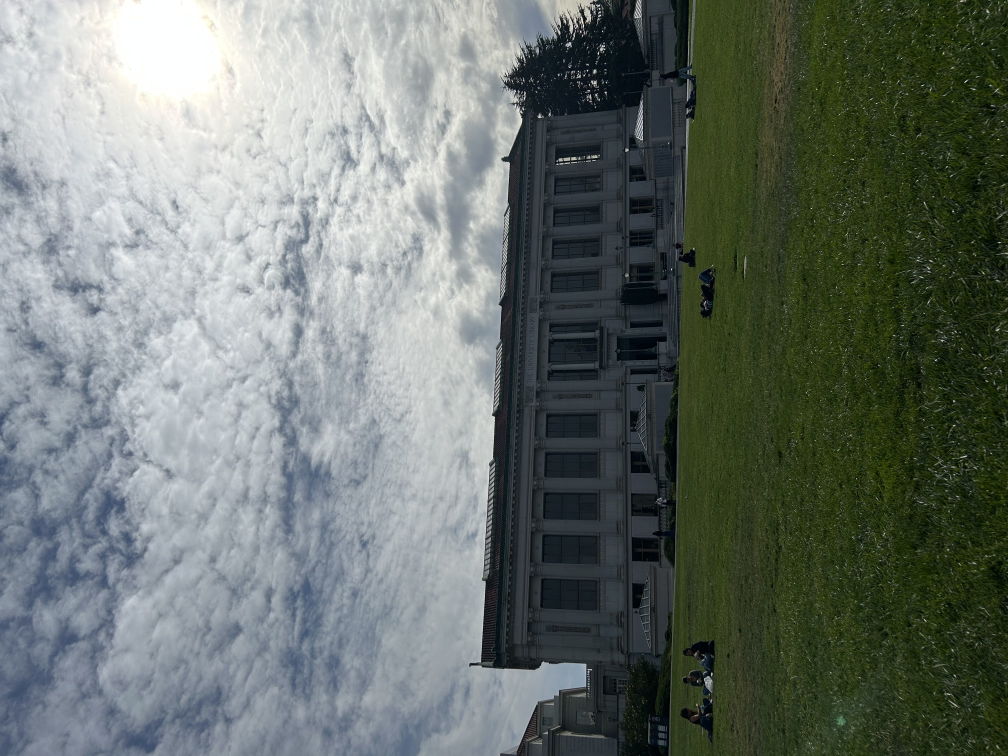
#> input picture PROJECT_5/IMG_8081.jpeg, 4032 x 3024 px (shown at 1/4 size); its folder holds 4 pictures in this run
$ python doing_part2.py
#> lines starting #> are read from the running program, lines starting #| are printed output that depends on the picture
import json
import numpy as np
import matplotlib.pyplot as plt
from scipy.ndimage import gaussian_filter
from skimage.feature import corner_harris, peak_local_max

def get_harris_corners(im, edge_discard=20):
    """
    This function takes a b&w image and an optional amount to discard
    on the edge (default is 5 pixels), and finds all harris corners
    in the image. Harris corners near the edge are discarded and the
    coordinates of the remaining corners are returned. A 2d array (h)
    containing the h value of every pixel is also returned.

    h is the same shape as the original image, im.
    coords is 2 x n (ys, xs).
    """

    assert edge_discard >= 20

    # find harris corners
    h = corner_harris(im, method='eps', sigma=1)
    coords = peak_local_max(h, min_distance=1)

    # discard points on edge
    edge = edge_discard  # pixels
    mask = (coords[:, 0] > edge) & \
           (coords[:, 0] < im.shape[0] - edge) & \
           (coords[:, 1] > edge) & \
           (coords[:, 1] < im.shape[1] - edge)
    coords = coords[mask].T
    return h, coords


# [22 lines left out: function dist2, not called in this run]


def computeH(im1_pts, im2_pts):
    inp = []
    out = []

    for i in range(len(im1_pts)):
        x = im1_pts[i][0]
        y = im1_pts[i][1]
        xout = im2_pts[i][0]
        yout = im2_pts[i][1]
        inp.append([x, y, 1, 0, 0, 0, -x*xout, -y*xout])
        out.append(xout)
        inp.append([0, 0, 0, x, y, 1, -x*yout, -y*yout])
        out.append(yout)
    h = np.linalg.lstsq(inp, out)[0]
    arr = [[h[0], h[1], h[2]],[h[3], h[4], h[5]],[h[6], h[7], 1]]
    H = np.array(arr)
    return H


# [124 lines left out: functions warpImageBilinear, weight, makeMosaic, not called in this run]


def anms(h, coords, n=500):
    corners = []
    for k in range(len(coords[0])):
        y = coords[0][k]
        x = coords[1][k]
        corners.append([h[y, x], x, y])

    corners.sort(reverse=True)
    s = np.array([c[0] for c in corners])
    xs = np.array([c[1] for c in corners])
    ys = np.array([c[2] for c in corners])

    radii = []
    for i in range(len(corners)):
        d = (xs[:i] - xs[i])**2 + (ys[:i] - ys[i])**2
        d = d[s[i] < 0.9 * s[:i]]
        if len(d) > 0:
            r = d.min()
        else:
            r = float("inf")
        radii.append([r, xs[i], ys[i]])

    radii.sort(reverse=True)
    pts = []
    for r, x, y in radii[:n]:
        pts.append([x, y])
    return np.array(pts)


def descriptors(gray, pts):
    blur = gaussian_filter(gray, 2)
    out = []
    for x, y in pts:
        patch = blur[y-20:y+20, x-20:x+20]
        small = patch[::5, ::5]
        small = (small - small.mean()) / small.std()
        out.append(small.flatten())
    return np.array(out)


def match(desc1, desc2, ratio=0.7):
    matches = []
    for i in range(len(desc1)):
        first = float("inf")
        second = float("inf")
        best = -1
        for j in range(len(desc2)):
            dist = np.sqrt(np.sum((desc1[i] - desc2[j])**2))
            if dist < first:
                second = first
                first = dist
                best = j
            elif dist < second:
                second = dist
        if first / second < ratio:
            matches.append([i, best])
    return matches


def ransac(pts1, pts2, iters=500, eps=3):
    best = []
    for k in range(iters):
        pick = np.random.choice(len(pts1), 4, replace=False)
        H = computeH(pts1[pick], pts2[pick])

        inliers = []
        for i in range(len(pts1)):
            p = np.dot(H, [pts1[i][0], pts1[i][1], 1])
            x = p[0] / p[2]
            y = p[1] / p[2]
            if np.sqrt((x - pts2[i][0])**2 + (y - pts2[i][1])**2) < eps:
                inliers.append(i)

        if len(inliers) > len(best):
            best = inliers

    H = computeH(pts1[best], pts2[best])
    return H, best


sets = [
    ("IMG_8081", "IMG_8082", "Correspondence Tool copy.json", 0, True),
    ("IMG_8089", "IMG_8090", "Correspondence Tool Data copy.json", -8, False),
    ("IMG_0846", "IMG_0847", "Correspondence Tool Data (1).json", 0, False),
]

for n, (name1, name2, json_file, start, rotate) in enumerate(sets):
    im1 = plt.imread(name1 + ".jpeg")[::4, ::4]
    im2 = plt.imread(name2 + ".jpeg")[::4, ::4]
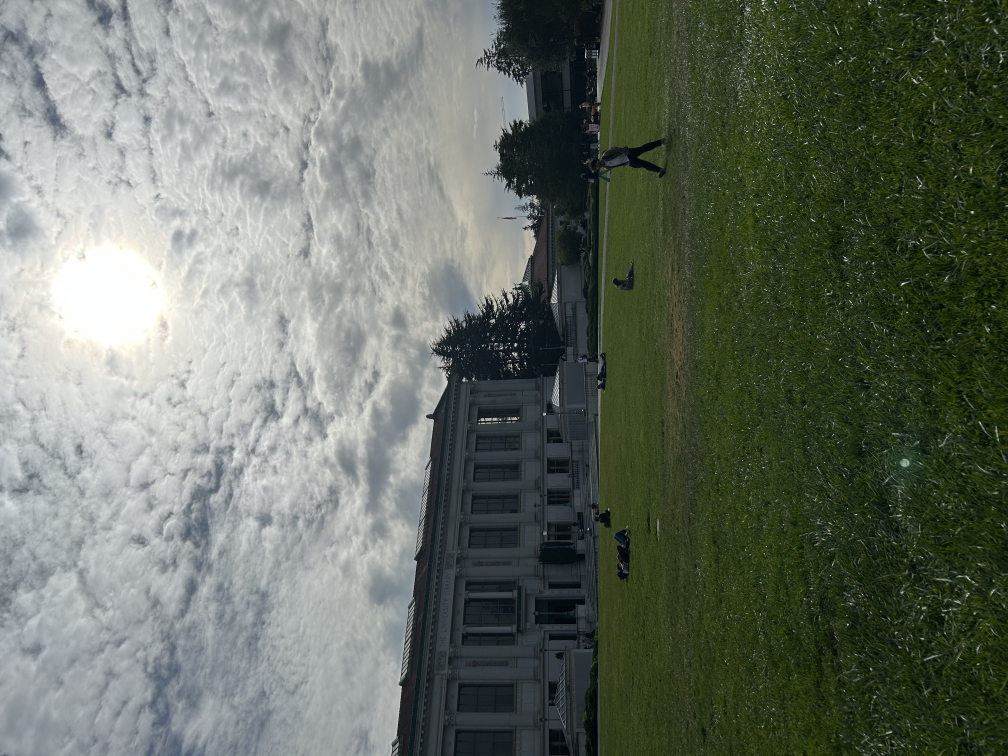
#> input picture PROJECT_5/IMG_8082.jpeg, 4032 x 3024 px (shown at 1/4 size)
    if rotate:
        im1 = np.rot90(im1, k=-1)
#> im1: shape (1008, 756, 3)
        im2 = np.rot90(im2, k=-1)
#> im2: shape (1008, 756, 3)

    gray1 = np.mean(im1, axis=2) / 255
    gray2 = np.mean(im2, axis=2) / 255
    h1, coords1 = get_harris_corners(gray1)
#> in get_harris_corners, `coords = peak_local_max(h, min_distance=1)`: coords = 21605 pairs, first value 1 to 1006, second value 1 to 754
    h2, coords2 = get_harris_corners(gray2)
#> call 2 of get_harris_corners, with edge_discard = 20
#> in get_harris_corners (call 2), `h = corner_harris(im, method='eps', sigma=1)`:
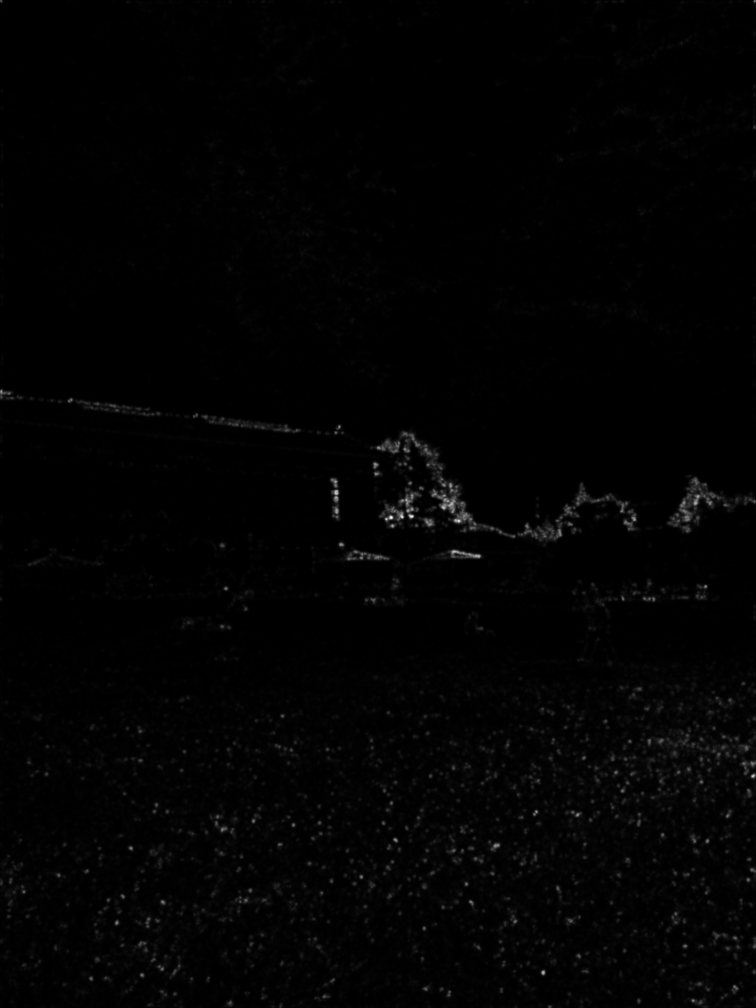
#> h: shape (1008, 756) float64; min 0, max 2.88, mean 0.0335; drawn with min black and max white
#> in get_harris_corners (call 2), `coords = peak_local_max(h, min_distance=1)`: coords = 20946 pairs, first value 1 to 1006, second value 1 to 754
    pts1 = anms(h1, coords1)
#> the loop in anms, `for k in range(len(coords[0])):` made 19603 passes
#> (y, x) on passes 1 to 3: (605, 663), (595, 684), (589, 664)
#> after the loop in anms, `for k in range(len(coords[0])):`: corners = 19603 items, first 6: [3.5, 663, 605], [3.32, 684, 595], [2.94, 664, 589], [2.79, 733, 586], [2.79, 732, 566], [2.65, 732, 574]
#> in anms, `s = np.array([c[0] for c in corners])`: s = 19603 values, max 3.5 at index 0, min 1.28e-05 at index 19602, mean 0.0561
#> in anms, `xs = np.array([c[1] for c in corners])`: xs = 19603 values, max 735 at index 41, min 21 at index 647, mean 372.2
#> in anms, `ys = np.array([c[2] for c in corners])`: ys = 19603 values, max 987 at index 1265, min 21 at index 5423, mean 479.5
#> the loop in anms, `for i in range(len(corners)):` made 19603 passes
#> (d, r) on passes 2, 3, 4, 5, 6, 7, 8, 9, 10, 12, 13: ([541], inf), ([257, 436], 257), ([5261, 2482], 2482), ([6282, 3145], 3145), ([5722, 2745], 2745), ([5480, 2665, 4149, 873, 170], 170), ([100, 857, 181, 6253, 7018], 100), ([4981, 5252, 3176, 11234, 9565, 10061], 3176), ([6597, 5770, 4274, 9620, 7389, 8125], 4274), ([7397, 6176, 4900, 9250, 6833, 7649, 4849, 6481], 4849), ([6740, 9217, 5661, 19773, 18818, 18994, 15876, 5200], 5200)
#> r on passes 1, 11, 20, 24, 25, 26: inf, 341098, 1620, 101, 34084, 225
#> after the loop in anms, `for i in range(len(corners)):`: radii = 19603 items, first 6: [inf, 663, 605], [inf, 684, 595], [257, 664, 589], [2482, 733, 586], [3145, 732, 566], [2745, 732, 574]
#> the loop in anms, `for r, x, y in radii[:n]:` made 500 passes
#> (r, x, y) on passes 1 to 3: (inf, 684, 595), (inf, 663, 605), (341098, 82, 712)
#> after the loop in anms, `for r, x, y in radii[:n]:`: pts = 500 pairs, first value 21 to 734, second value 22 to 986
#> pts1 has the same summary as pts in anms
    pts2 = anms(h2, coords2)
#> the loop in anms (call 2), `for k in range(len(coords[0])):` made 18879 passes
#> (y, x) on passes 1 to 3: (517, 391), (516, 411), (516, 402)
#> the loop in anms (call 2), `for i in range(len(corners)):` made 18879 passes
#> (d, r) on passes 2 to 13: ([401], inf), ([122], 122), ([4498], 4498), ([3601, 6154], 3601), ([2804, 1105, 1762, 394], 394), ([29, 634, 265, 5185], 29), ([5125, 3074, 3929, 977], 977), ([3701, 6250, 4981, 15725], 3701), ([3769, 1744, 2545, 305, 13346], 305), ([9090, 6089, 7376, 1696, 24133], 1696), ([3425, 5986, 4717, 15413, 16, 11549], 16), ([4105, 1952, 2825, 9, 14890, 313, 4762], 9)
#> r on passes 1, 18, 21, 23, 24, 25: inf, 57697, 30977, 289, 45, 325
#> the loop in anms (call 2), `for r, x, y in radii[:n]:` made 500 passes
#> (r, x, y) on passes 1 to 3: (inf, 411, 516), (inf, 391, 517), (211529, 543, 972)
#> pts2 = 500 pairs, first value 22 to 735, second value 22 to 986

    plt.figure(figsize=(12, 6))
    plt.subplot(1, 2, 1)
    plt.imshow(im1)
    plt.plot(coords1[1], coords1[0], "r.", markersize=2)
    plt.title("Harris corners (" + str(coords1.shape[1]) + ")")
    plt.axis("off")
    plt.subplot(1, 2, 2)
    plt.imshow(im1)
    plt.plot(pts1[:, 0], pts1[:, 1], "r.", markersize=4)
    plt.title("After ANMS (" + str(len(pts1)) + ")")
    plt.axis("off")
    plt.savefig("corners" + str(n + 1) + ".png", bbox_inches="tight")
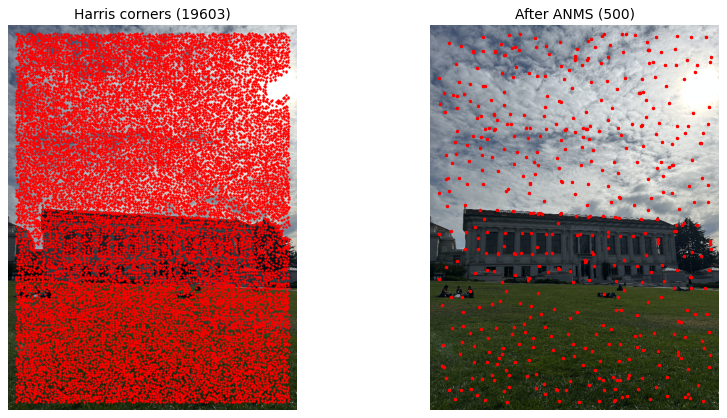
#> figure drawn by matplotlib, 2 panels
    plt.show()

    desc1 = descriptors(gray1, pts1)
#> the loop in descriptors, `for x, y in pts:` made 500 passes
#> (x, y) on passes 1 to 3: (684, 595), (663, 605), (82, 712)
#> after the loop in descriptors, `for x, y in pts:`: out = 500 items
#> in descriptors, `return np.array(out)`:
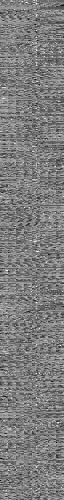
#> returned value: shape (500, 64) float64; min -4.46, max 4.59, mean -7.33e-17; drawn with min black and max white
    desc2 = descriptors(gray2, pts2)
#> the loop in descriptors (call 2), `for x, y in pts:` made 500 passes
#> (x, y) on passes 1 to 3: (411, 516), (391, 517), (543, 972)
#> pass 1, in descriptors (call 2), `patch = blur[y-20:y+20, x-20:x+20]`:
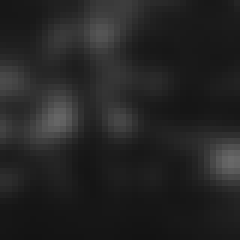
#> patch: shape (40, 40) float64 (shown 6 times larger); min 0.0775, max 0.412, mean 0.144

    plt.figure(figsize=(12, 3))
    for i in range(6):
        plt.subplot(1, 6, i + 1)
        plt.imshow(desc1[i].reshape(8, 8), cmap="gray")
        plt.axis("off")
    plt.suptitle("Some 8x8 descriptors from " + name1)
    plt.savefig("descriptors" + str(n + 1) + ".png", bbox_inches="tight")
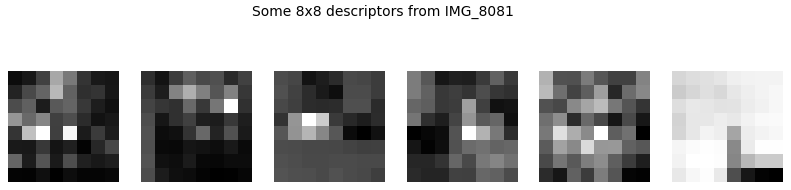
#> figure drawn by matplotlib, 6 panels
    plt.show()

    matches = match(desc1, desc2)
    m1 = []
    m2 = []
    for i, j in matches:
        m1.append(pts1[i])
        m2.append(pts2[j])
#> this loop made 117 passes
#> (i, j) on passes 2 to 13: (6, 39), (7, 6), (11, 12), (12, 25), (19, 72), (25, 33), (36, 93), (38, 34), (40, 42), (42, 143), (45, 35), (55, 98)
#> j on pass 1: 0
    m1 = np.array(m1, dtype=float)
    m2 = np.array(m2, dtype=float)

    w = im1.shape[1]
    plt.figure(figsize=(12, 6))
    plt.imshow(np.hstack([im1, im2]))
    for i in range(len(m1)):
        plt.plot([m1[i][0], m2[i][0] + w], [m1[i][1], m2[i][1]], linewidth=0.8)
        plt.plot(m1[i][0], m1[i][1], "r.", markersize=4)
        plt.plot(m2[i][0] + w, m2[i][1], "r.", markersize=4)
#> this loop made 117 passes
    plt.title(str(len(matches)) + " matches")
    plt.axis("off")
    plt.savefig("matches" + str(n + 1) + ".png", bbox_inches="tight")
    plt.show()

    H_auto, inliers = ransac(m1, m2)

    plt.figure(figsize=(12, 6))
    plt.imshow(np.hstack([im1, im2]))
    for i in inliers:
        plt.plot([m1[i][0], m2[i][0] + w], [m1[i][1], m2[i][1]], linewidth=0.8)
        plt.plot(m1[i][0], m1[i][1], "r.", markersize=4)
        plt.plot(m2[i][0] + w, m2[i][1], "r.", markersize=4)
#> this loop made 101 passes
#> i on passes 15 to 26: 16, 17, 18, 19, 20, 21, 22, 23, 24, 25, 26, 27
    plt.title(str(len(inliers)) + " RANSAC inliers")
    plt.axis("off")
    plt.savefig("inliers" + str(n + 1) + ".png", bbox_inches="tight")
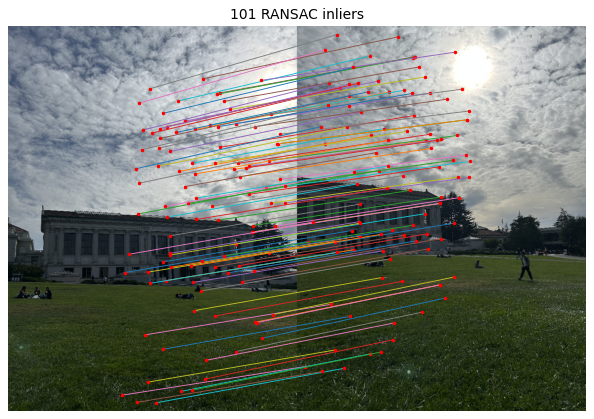
#> figure drawn by matplotlib, 1 panel
    plt.show()

#> (the run stopped early here; a loop or call above may not have finished)
